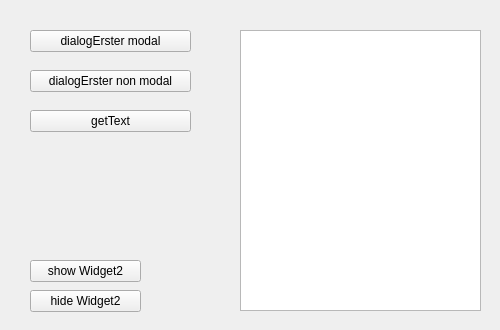
<?xml version="1.0" encoding="UTF-8"?>
<ui version="4.0">
 <class>Widget</class>
 <widget class="QWidget" name="Widget">
  <property name="geometry">
   <rect>
    <x>0</x>
    <y>0</y>
    <width>500</width>
    <height>330</height>
   </rect>
  </property>
  <property name="windowTitle">
   <string>Widget</string>
  </property>
  <widget class="QPushButton" name="btnDialogErsterModal">
   <property name="geometry">
    <rect>
     <x>30</x>
     <y>30</y>
     <width>161</width>
     <height>22</height>
    </rect>
   </property>
   <property name="text">
    <string>dialogErster modal</string>
   </property>
  </widget>
  <widget class="QPushButton" name="btnDialogErsterNonModal">
   <property name="geometry">
    <rect>
     <x>30</x>
     <y>70</y>
     <width>161</width>
     <height>22</height>
    </rect>
   </property>
   <property name="text">
    <string>dialogErster non modal</string>
   </property>
  </widget>
  <widget class="QPushButton" name="getTextFromDialogErster">
   <property name="geometry">
    <rect>
     <x>30</x>
     <y>110</y>
     <width>161</width>
     <height>22</height>
    </rect>
   </property>
   <property name="text">
    <string>getText</string>
   </property>
  </widget>
  <widget class="QPlainTextEdit" name="edtLog">
   <property name="geometry">
    <rect>
     <x>240</x>
     <y>30</y>
     <width>241</width>
     <height>281</height>
    </rect>
   </property>
  </widget>
  <widget class="QPushButton" name="btnShowWidget2">
   <property name="geometry">
    <rect>
     <x>30</x>
     <y>260</y>
     <width>111</width>
     <height>22</height>
    </rect>
   </property>
   <property name="text">
    <string>show Widget2</string>
   </property>
  </widget>
  <widget class="QPushButton" name="btnHideWidget2">
   <property name="geometry">
    <rect>
     <x>30</x>
     <y>290</y>
     <width>111</width>
     <height>22</height>
    </rect>
   </property>
   <property name="text">
    <string>hide Widget2</string>
   </property>
  </widget>
 </widget>
 <resources/>
 <connections/>
</ui>
